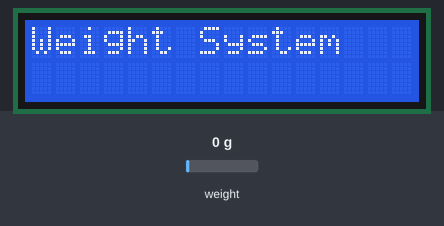
Simulated run of this sketch. Board: Arduino Uno, built with avr-gcc and run on an emulated ATmega328P. Shown: 16×2 character LCD. The inputs (shaded band) are chosen by the test bench; at power-on: weight on the scale 0 g. What the sketch prints to the serial monitor is not drawn.

Above: at 1.1 s.
At 4.6 s:
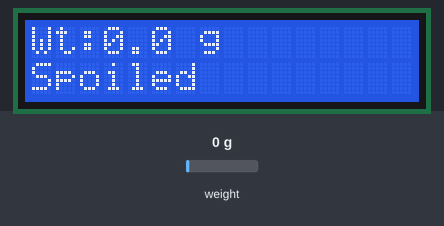
4.7 s: weight on the scale set to 71 g
At 6.8 s:
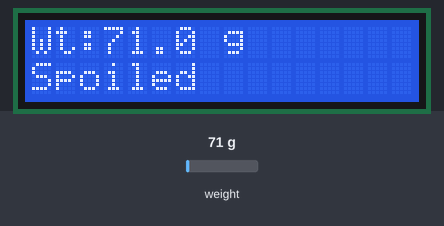
7.1 s: weight on the scale set to 87 g
At 7.9 s:
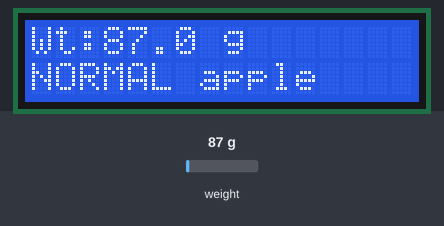
9.1 s: weight on the scale set to 100 g
At 10.8 s:
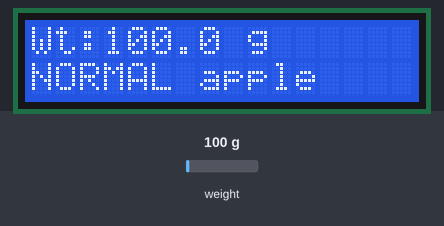
Timing chart, 0 to 12.3 s (numbered marks = the images above; inputs shaded):
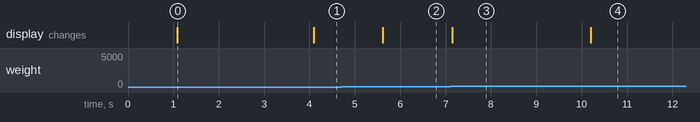

The sketch:

Weight.ino
```cpp
#include "HX711.h"
#include <Wire.h>
#include <LiquidCrystal_I2C.h>

// HX711 Pins
#define DT 4
#define SCK 5

HX711 scale;

// LCD Address (usually 0x27)
LiquidCrystal_I2C lcd(0x27, 16, 2);

// Replace with your calibration factor
float calibration_factor = 490;

void setup() {
  Serial.begin(115200);

  lcd.init();
  lcd.backlight();

  scale.begin(DT, SCK);

  scale.set_scale(calibration_factor);
  scale.tare(); // Reset scale to 0

  lcd.clear();
  lcd.setCursor(0, 0);
  lcd.print("Weight System");
  delay(2000);
}

void loop() {

  float weight = scale.get_units(10);

  if (weight < 0)
    weight = 0;

  lcd.clear();

  lcd.setCursor(0, 0);
  lcd.print("Wt:");
  lcd.print(weight, 1);
  lcd.print(" g");

  lcd.setCursor(0, 1);

  if (weight < 80) {
    lcd.print("Spoiled");
  } else {
    lcd.print("NORMAL apple");
  }

  Serial.print("Weight: ");
  Serial.print(weight);
  Serial.println(" g");

  delay(500);
}
```

Measured:
- the behaviour switches between 79 and 80 g on weight on the scale (found by bisection; images 2 and 3)
- after the input at 4.7 s, the display: changes after 0.92 s (image 2)
- after the input at 7.1 s, the display: changes at once (image 3)
- after the input at 9.1 s, the display: changes after 1.1 s (image 4)
- what the display in image 0 shows lasts 3.0 s, from 1.1 s to 4.1 s
